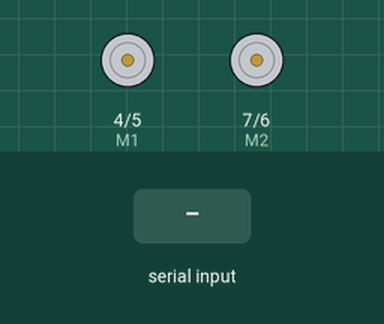
Simulated run of this sketch. Board: Arduino Uno, built with avr-gcc and run on an emulated ATmega328P. Parts: direction and speed pins drawn as motors (green arrow = direction pin HIGH = forward, orange = LOW = backward, longer = more drive). The inputs (shaded band) are chosen by the test bench. What the sketch prints to the serial monitor is not drawn.

Above: at 1.2 s.
1.3 s: "w" received over Serial
At 2.4 s:
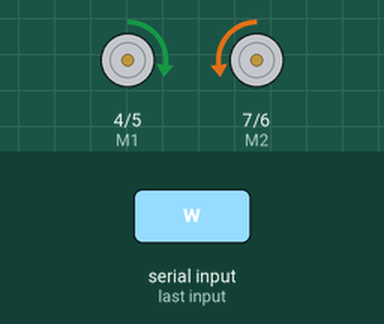
2.8 s: "s" received over Serial
At 3.6 s:
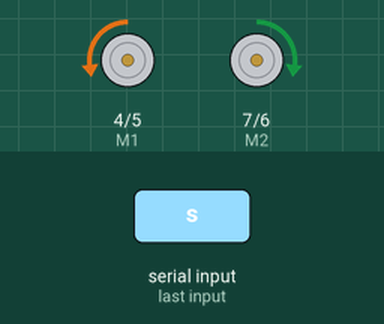
4.3 s: "a" received over Serial
At 4.7 s:
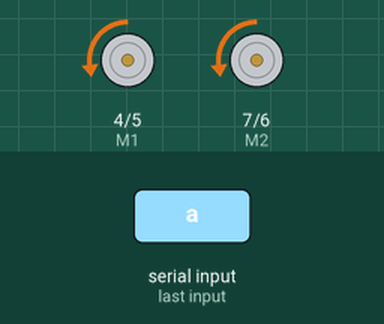
5.8 s: "d" received over Serial
At 7.0 s:
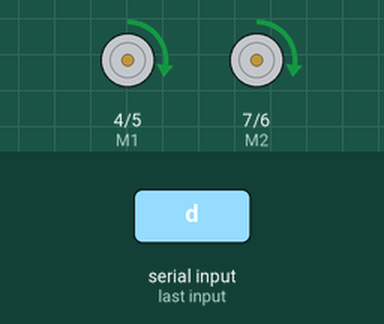
7.3 s: "x" received over Serial
At 8.2 s:
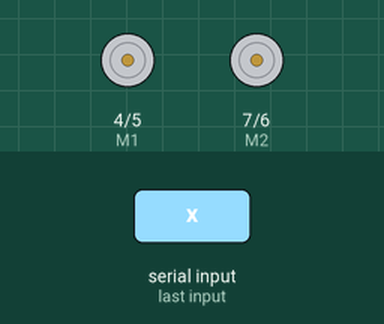
Timing chart, 0 to 9.8 s (numbered marks = the images above; inputs shaded):
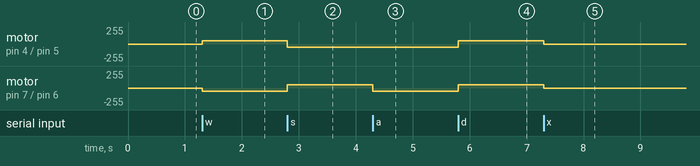

Measured:
- after the input at 1.3 s, motor on pin 4 (M1) / pin 5 (E1): stopped → forward 50/255 at once; motor on pin 7 (M2) / pin 6 (E2): stopped → backward 50/255 at once
- after the input at 2.8 s, motor on pin 4 (M1) / pin 5 (E1): forward 50/255 → backward 50/255 at once; motor on pin 7 (M2) / pin 6 (E2): backward 50/255 → forward 50/255 at once
- after the input at 4.3 s, motor on pin 7 (M2) / pin 6 (E2): forward 50/255 → backward 50/255 at once
- after the input at 5.8 s, motor on pin 4 (M1) / pin 5 (E1), motor on pin 7 (M2) / pin 6 (E2): backward 50/255 → forward 50/255 at once
- after the input at 7.3 s, motor on pin 4 (M1) / pin 5 (E1), motor on pin 7 (M2) / pin 6 (E2): forward 50/255 → stopped at once

The sketch:

motor_control2.ino
```cpp
//Standard DLL Speed control

int E1 = 5;     //M1 Speed Control
int E2 = 6;     //M2 Speed Control
int M1 = 4;    //M1 Direction Control
int M2 = 7;    //M1 Direction Control

///For previous Romeo, please use these pins.
/*int E1 = 6;     //M1 Speed Control
int E2 = 9;     //M2 Speed Control
int M1 = 7;    //M1 Direction Control
int M2 = 8;    //M1 Direction Control*/

void stop()                    //Stop
{
  digitalWrite(E1,LOW);
  digitalWrite(E2,LOW);
}
void advance(char a,char b)          //Move forward
{
  analogWrite (E1,a);      //PWM Speed Control
  digitalWrite(M1,HIGH);
  analogWrite (E2,b);
  digitalWrite(M2,LOW);
}
void back_off (char a,char b)          //Move backward
{
  analogWrite (E1,a);
  digitalWrite(M1,LOW);
  analogWrite (E2,b);
  digitalWrite(M2,HIGH);
}
void turn_L (char a,char b)             //Turn Left
{
  analogWrite (E1,a);
  digitalWrite(M1,LOW);
  analogWrite (E2,b);
  digitalWrite(M2,LOW);
}
void turn_R (char a,char b)             //Turn Right
{
  analogWrite (E1,a);
  digitalWrite(M1,HIGH);
  analogWrite (E2,b);
  digitalWrite(M2,HIGH);
}
void setup()
{
  int i;
  for(i=4;i<=7;i++)
    pinMode(i, OUTPUT);
  Serial.begin(19200);      //Set Baud Rate
  Serial.println("Run keyboard control");
}
void loop()
{
  if(Serial.available()){
    char val = Serial.read();
    if(val != -1)
    {
      switch(val)
      {
      case 'w'://Move Forward
        advance (50,50);   //move forward in max speed
        break;
      case 's'://Move Backward
        back_off (50,50);   //move back in max speed
        break;
      case 'a'://Turn Left
        turn_L (50,50);
        break;
      case 'd'://Turn Right
        turn_R (50,50);
        break;
      case 'z':
        Serial.println("Hello");
        break;
      case 'x':
        stop();
        break;
      }
    }
    else stop();
  }
}
```
